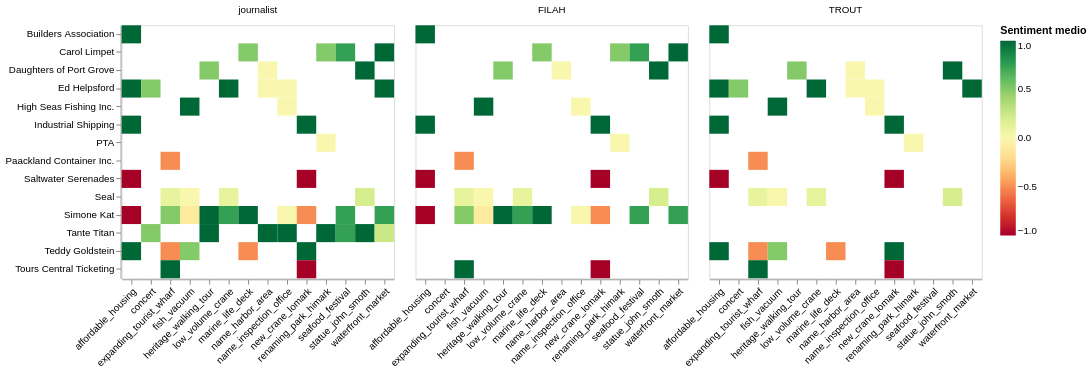

The cell this chart's notebook holds for it:
### Markdown cell above
Invece FILAH rimuove Ed Helpsford (molto verde su fishing), tante titan (verde su fishing) e teddy goldstein (verde su fishing e rosso su turismo). FILAH infatti sostiene che cotefoo sia biased verso tourism

### Code cell
# unisco i partecipanti al topic della loro iniziativa (via initiatives.topic_id),
# poi al nome leggibile del topic (via topics.short_topic)
ip_topic = (
    initiative_participants
    .merge(initiatives[["id", "topic_id"]], left_on="initiative_id", right_on="id", suffixes=("", "_init"))
    .merge(topics[["id", "short_topic"]], left_on="topic_id", right_on="id", suffixes=("", "_topic"))
)


def sentiment_table_for(dataset_flag_col):
    if dataset_flag_col is None:
        sub = ip_topic
        label = "journalist"
    else:
        sub = ip_topic[ip_topic[dataset_flag_col]]
        label = "FILAH" if dataset_flag_col == "in_filah" else "TROUT"
    t = (sub.dropna(subset=["sentiment"])
            .groupby(["entity_id", "short_topic"])["sentiment"].mean()
            .reset_index())
    t["dataset"] = label
    return t


sentiment_topic_long = pd.concat([
    sentiment_table_for(None),
    sentiment_table_for("in_filah"),
    sentiment_table_for("in_trout"),
], ignore_index=True)

chart = alt.Chart(sentiment_topic_long).mark_rect().encode(
    x=alt.X("short_topic:N", title=None, axis=alt.Axis(labelAngle=-45)),
    y=alt.Y("entity_id:N", title=None),
    color=alt.Color("sentiment:Q", title="Sentiment medio",
                     scale=alt.Scale(scheme="redyellowgreen", domain=[-1, 1])),
    tooltip=["entity_id", "short_topic", "dataset", alt.Tooltip("sentiment:Q", format=".2f")],
    column=alt.Column("dataset:N", title=None, sort=["journalist", "FILAH", "TROUT"]),
).properties(width=280, height=260)
chart

### Figure 1 — Vega-Lite specification as saved in the notebook (floating-point values rounded to 4 significant figures)
{"config": {"view": {"continuousWidth": 300, "continuousHeight": 300}}, "data": {"name": "data-38a28c3dd3d44f5a539108094e62b1de"}, "mark": {"type": "rect"}, "encoding": {"color": {"field": "sentiment", "scale": {"domain": [-1, 1], "scheme": "redyellowgreen"}, "title": "Sentiment medio", "type": "quantitative"}, "column": {"field": "dataset", "sort": ["journalist", "FILAH", "TROUT"], "title": null, "type": "nominal"}, "tooltip": [{"field": "entity_id", "type": "nominal"}, {"field": "short_topic", "type": "nominal"}, {"field": "dataset", "type": "nominal"}, {"field": "sentiment", "format": ".2f", "type": "quantitative"}], "x": {"axis": {"labelAngle": -45}, "field": "short_topic", "title": null, "type": "nominal"}, "y": {"field": "entity_id", "title": null, "type": "nominal"}}, "height": 260, "width": 280, "$schema": "https://vega.github.io/schema/vega-lite/v6.1.0.json", "datasets": {"data-38a28c3dd3d44f5a539108094e62b1de": [{"entity_id": "Builders Association", "short_topic": "affordable_housing", "sentiment": 1.0, "dataset": "journalist"}, {"entity_id": "Carol Limpet", "short_topic": "marine_life_deck", "sentiment": 0.5, "dataset": "journalist"}, {"entity_id": "Carol Limpet", "short_topic": "renaming_park_himark", "sentiment": 0.5, "dataset": "journalist"}, {"entity_id": "Carol Limpet", "short_topic": "seafood_festival", "sentiment": 0.75, "dataset": "journalist"}, {"entity_id": "Carol Limpet", "short_topic": "waterfront_market", "sentiment": 1.0, "dataset": "journalist"}, {"entity_id": "Daughters of Port Grove", "short_topic": "heritage_walking_tour", "sentiment": 0.5, "dataset": "journalist"}, {"entity_id": "Daughters of Port Grove", "short_topic": "name_harbor_area", "sentiment": 0.0, "dataset": "journalist"}, {"entity_id": "Daughters of Port Grove", "short_topic": "statue_john_smoth", "sentiment": 1.0, "dataset": "journalist"}, {"entity_id": "Ed Helpsford", "short_topic": "affordable_housing", "sentiment": 1.0, "dataset": "journalist"}, {"entity_id": "Ed Helpsford", "short_topic": "concert", "sentiment": 0.5, "dataset": "journalist"}, {"entity_id": "Ed Helpsford", "short_topic": "low_volume_crane", "sentiment": 1.0, "dataset": "journalist"}, {"entity_id": "Ed Helpsford", "short_topic": "name_harbor_area", "sentiment": 0.0, "dataset": "journalist"}, {"entity_id": "Ed Helpsford", "short_topic": "name_inspection_office", "sentiment": 0.0, "dataset": "journalist"}, {"entity_id": "Ed Helpsford", "short_topic": "waterfront_market", "sentiment": 1.0, "dataset": "journalist"}, {"entity_id": "High Seas Fishing Inc.", "short_topic": "fish_vacuum", "sentiment": 1.0, "dataset": "journalist"}, {"entity_id": "High Seas Fishing Inc.", "short_topic": "name_inspection_office", "sentiment": 0.0, "dataset": "journalist"}, {"entity_id": "Industrial Shipping", "short_topic": "affordable_housing", "sentiment": 1.0, "dataset": "journalist"}, {"entity_id": "Industrial Shipping", "short_topic": "new_crane_lomark", "sentiment": 1.0, "dataset": "journalist"}, {"entity_id": "PTA", "short_topic": "renaming_park_himark", "sentiment": 0.0, "dataset": "journalist"}, {"entity_id": "Paackland Container Inc.", "short_topic": "expanding_tourist_wharf", "sentiment": -0.5, "dataset": "journalist"}, {"entity_id": "Saltwater Serenades", "short_topic": "affordable_housing", "sentiment": -1.0, "dataset": "journalist"}, {"entity_id": "Saltwater Serenades", "short_topic": "new_crane_lomark", "sentiment": -1.0, "dataset": "journalist"}, {"entity_id": "Seal", "short_topic": "expanding_tourist_wharf", "sentiment": 0.1, "dataset": "journalist"}, {"entity_id": "Seal", "short_topic": "fish_vacuum", "sentiment": 0.0, "dataset": "journalist"}, {"entity_id": "Seal", "short_topic": "low_volume_crane", "sentiment": 0.1, "dataset": "journalist"}, {"entity_id": "Seal", "short_topic": "statue_john_smoth", "sentiment": 0.2, "dataset": "journalist"}, {"entity_id": "Simone Kat", "short_topic": "affordable_housing", "sentiment": -1.0, "dataset": "journalist"}, {"entity_id": "Simone Kat", "short_topic": "expanding_tourist_wharf", "sentiment": 0.5, "dataset": "journalist"}, {"entity_id": "Simone Kat", "short_topic": "fish_vacuum", "sentiment": -0.1, "dataset": "journalist"}, {"entity_id": "Simone Kat", "short_topic": "heritage_walking_tour", "sentiment": 1.0, "dataset": "journalist"}, {"entity_id": "Simone Kat", "short_topic": "low_volume_crane", "sentiment": 0.75, "dataset": "journalist"}, {"entity_id": "Simone Kat", "short_topic": "marine_life_deck", "sentiment": 1.0, "dataset": "journalist"}, {"entity_id": "Simone Kat", "short_topic": "name_inspection_office", "sentiment": 0.0, "dataset": "journalist"}, {"entity_id": "Simone Kat", "short_topic": "new_crane_lomark", "sentiment": -0.5, "dataset": "journalist"}, {"entity_id": "Simone Kat", "short_topic": "seafood_festival", "sentiment": 0.75, "dataset": "journalist"}, {"entity_id": "Simone Kat", "short_topic": "waterfront_market", "sentiment": 0.75, "dataset": "journalist"}, {"entity_id": "Tante Titan", "short_topic": "concert", "sentiment": 0.5, "dataset": "journalist"}, {"entity_id": "Tante Titan", "short_topic": "heritage_walking_tour", "sentiment": 1.0, "dataset": "journalist"}, {"entity_id": "Tante Titan", "short_topic": "name_harbor_area", "sentiment": 1.0, "dataset": "journalist"}, {"entity_id": "Tante Titan", "short_topic": "name_inspection_office", "sentiment": 1.0, "dataset": "journalist"}, {"entity_id": "Tante Titan", "short_topic": "renaming_park_himark", "sentiment": 1.0, "dataset": "journalist"}, {"entity_id": "Tante Titan", "short_topic": "seafood_festival", "sentiment": 0.75, "dataset": "journalist"}, {"entity_id": "Tante Titan", "short_topic": "statue_john_smoth", "sentiment": 1.0, "dataset": "journalist"}, {"entity_id": "Tante Titan", "short_topic": "waterfront_market", "sentiment": 0.25, "dataset": "journalist"}, {"entity_id": "Teddy Goldstein", "short_topic": "affordable_housing", "sentiment": 1.0, "dataset": "journalist"}, {"entity_id": "Teddy Goldstein", "short_topic": "expanding_tourist_wharf", "sentiment": -0.5, "dataset": "journalist"}, {"entity_id": "Teddy Goldstein", "short_topic": "fish_vacuum", "sentiment": 0.5, "dataset": "journalist"}, {"entity_id": "Teddy Goldstein", "short_topic": "marine_life_deck", "sentiment": -0.5, "dataset": "journalist"}, {"entity_id": "Teddy Goldstein", "short_topic": "new_crane_lomark", "sentiment": 1.0, "dataset": "journalist"}, {"entity_id": "Tours Central Ticketing", "short_topic": "expanding_tourist_wharf", "sentiment": 1.0, "dataset": "journalist"}, {"entity_id": "Tours Central Ticketing", "short_topic": "new_crane_lomark", "sentiment": -1.0, "dataset": "journalist"}, {"entity_id": "Builders Association", "short_topic": "affordable_housing", "sentiment": 1.0, "dataset": "FILAH"}, {"entity_id": "Carol Limpet", "short_topic": "marine_life_deck", "sentiment": 0.5, "dataset": "FILAH"}, {"entity_id": "Carol Limpet", "short_topic": "renaming_park_himark", "sentiment": 0.5, "dataset": "FILAH"}, {"entity_id": "Carol Limpet", "short_topic": "seafood_festival", "sentiment": 0.75, "dataset": "FILAH"}, {"entity_id": "Carol Limpet", "short_topic": "waterfront_market", "sentiment": 1.0, "dataset": "FILAH"}, {"entity_id": "Daughters of Port Grove", "short_topic": "heritage_walking_tour", "sentiment": 0.5, "dataset": "FILAH"}, {"entity_id": "Daughters of Port Grove", "short_topic": "name_harbor_area", "sentiment": 0.0, "dataset": "FILAH"}, {"entity_id": "Daughters of Port Grove", "short_topic": "statue_john_smoth", "sentiment": 1.0, "dataset": "FILAH"}, {"entity_id": "High Seas Fishing Inc.", "short_topic": "fish_vacuum", "sentiment": 1.0, "dataset": "FILAH"}, {"entity_id": "High Seas Fishing Inc.", "short_topic": "name_inspection_office", "sentiment": 0.0, "dataset": "FILAH"}, {"entity_id": "Industrial Shipping", "short_topic": "affordable_housing", "sentiment": 1.0, "dataset": "FILAH"}, {"entity_id": "Industrial Shipping", "short_topic": "new_crane_lomark", "sentiment": 1.0, "dataset": "FILAH"}, {"entity_id": "PTA", "short_topic": "renaming_park_himark", "sentiment": 0.0, "dataset": "FILAH"}, {"entity_id": "Paackland Container Inc.", "short_topic": "expanding_tourist_wharf", "sentiment": -0.5, "dataset": "FILAH"}, {"entity_id": "Saltwater Serenades", "short_topic": "affordable_housing", "sentiment": -1.0, "dataset": "FILAH"}, {"entity_id": "Saltwater Serenades", "short_topic": "new_crane_lomark", "sentiment": -1.0, "dataset": "FILAH"}, {"entity_id": "Seal", "short_topic": "expanding_tourist_wharf", "sentiment": 0.1, "dataset": "FILAH"}, {"entity_id": "Seal", "short_topic": "fish_vacuum", "sentiment": 0.0, "dataset": "FILAH"}, {"entity_id": "Seal", "short_topic": "low_volume_crane", "sentiment": 0.1, "dataset": "FILAH"}, {"entity_id": "Seal", "short_topic": "statue_john_smoth", "sentiment": 0.2, "dataset": "FILAH"}, {"entity_id": "Simone Kat", "short_topic": "affordable_housing", "sentiment": -1.0, "dataset": "FILAH"}, {"entity_id": "Simone Kat", "short_topic": "expanding_tourist_wharf", "sentiment": 0.5, "dataset": "FILAH"}, {"entity_id": "Simone Kat", "short_topic": "fish_vacuum", "sentiment": -0.1, "dataset": "FILAH"}, {"entity_id": "Simone Kat", "short_topic": "heritage_walking_tour", "sentiment": 1.0, "dataset": "FILAH"}, {"entity_id": "Simone Kat", "short_topic": "low_volume_crane", "sentiment": 0.75, "dataset": "FILAH"}, {"entity_id": "Simone Kat", "short_topic": "marine_life_deck", "sentiment": 1.0, "dataset": "FILAH"}, {"entity_id": "Simone Kat", "short_topic": "name_inspection_office", "sentiment": 0.0, "dataset": "FILAH"}, {"entity_id": "Simone Kat", "short_topic": "new_crane_lomark", "sentiment": -0.5, "dataset": "FILAH"}, {"entity_id": "Simone Kat", "short_topic": "seafood_festival", "sentiment": 0.75, "dataset": "FILAH"}, {"entity_id": "Simone Kat", "short_topic": "waterfront_market", "sentiment": 0.75, "dataset": "FILAH"}, {"entity_id": "Tours Central Ticketing", "short_topic": "expanding_tourist_wharf", "sentiment": 1.0, "dataset": "FILAH"}, {"entity_id": "Tours Central Ticketing", "short_topic": "new_crane_lomark", "sentiment": -1.0, "dataset": "FILAH"}, {"entity_id": "Builders Association", "short_topic": "affordable_housing", "sentiment": 1.0, "dataset": "TROUT"}, {"entity_id": "Daughters of Port Grove", "short_topic": "heritage_walking_tour", "sentiment": 0.5, "dataset": "TROUT"}, {"entity_id": "Daughters of Port Grove", "short_topic": "name_harbor_area", "sentiment": 0.0, "dataset": "TROUT"}, {"entity_id": "Daughters of Port Grove", "short_topic": "statue_john_smoth", "sentiment": 1.0, "dataset": "TROUT"}, {"entity_id": "Ed Helpsford", "short_topic": "affordable_housing", "sentiment": 1.0, "dataset": "TROUT"}, {"entity_id": "Ed Helpsford", "short_topic": "concert", "sentiment": 0.5, "dataset": "TROUT"}, {"entity_id": "Ed Helpsford", "short_topic": "low_volume_crane", "sentiment": 1.0, "dataset": "TROUT"}, {"entity_id": "Ed Helpsford", "short_topic": "name_harbor_area", "sentiment": 0.0, "dataset": "TROUT"}, {"entity_id": "Ed Helpsford", "short_topic": "name_inspection_office", "sentiment": 0.0, "dataset": "TROUT"}, {"entity_id": "Ed Helpsford", "short_topic": "waterfront_market", "sentiment": 1.0, "dataset": "TROUT"}, {"entity_id": "High Seas Fishing Inc.", "short_topic": "fish_vacuum", "sentiment": 1.0, "dataset": "TROUT"}, {"entity_id": "High Seas Fishing Inc.", "short_topic": "name_inspection_office", "sentiment": 0.0, "dataset": "TROUT"}, {"entity_id": "Industrial Shipping", "short_topic": "affordable_housing", "sentiment": 1.0, "dataset": "TROUT"}, {"entity_id": "Industrial Shipping", "short_topic": "new_crane_lomark", "sentiment": 1.0, "dataset": "TROUT"}, {"entity_id": "PTA", "short_topic": "renaming_park_himark", "sentiment": 0.0, "dataset": "TROUT"}, {"entity_id": "Paackland Container Inc.", "short_topic": "expanding_tourist_wharf", "sentiment": -0.5, "dataset": "TROUT"}, {"entity_id": "Saltwater Serenades", "short_topic": "affordable_housing", "sentiment": -1.0, "dataset": "TROUT"}, {"entity_id": "Saltwater Serenades", "short_topic": "new_crane_lomark", "sentiment": -1.0, "dataset": "TROUT"}, {"entity_id": "Seal", "short_topic": "expanding_tourist_wharf", "sentiment": 0.1, "dataset": "TROUT"}, {"entity_id": "Seal", "short_topic": "fish_vacuum", "sentiment": 0.0, "dataset": "TROUT"}, {"entity_id": "Seal", "short_topic": "low_volume_crane", "sentiment": 0.1, "dataset": "TROUT"}, {"entity_id": "Seal", "short_topic": "statue_john_smoth", "sentiment": 0.2, "dataset": "TROUT"}, {"entity_id": "Teddy Goldstein", "short_topic": "affordable_housing", "sentiment": 1.0, "dataset": "TROUT"}, {"entity_id": "Teddy Goldstein", "short_topic": "expanding_tourist_wharf", "sentiment": -0.5, "dataset": "TROUT"}, {"entity_id": "Teddy Goldstein", "short_topic": "fish_vacuum", "sentiment": 0.5, "dataset": "TROUT"}, {"entity_id": "Teddy Goldstein", "short_topic": "marine_life_deck", "sentiment": -0.5, "dataset": "TROUT"}, {"entity_id": "Teddy Goldstein", "short_topic": "new_crane_lomark", "sentiment": 1.0, "dataset": "TROUT"}, {"entity_id": "Tours Central Ticketing", "short_topic": "expanding_tourist_wharf", "sentiment": 1.0, "dataset": "TROUT"}, {"entity_id": "Tours Central Ticketing", "short_topic": "new_crane_lomark", "sentiment": -1.0, "dataset": "TROUT"}]}}
